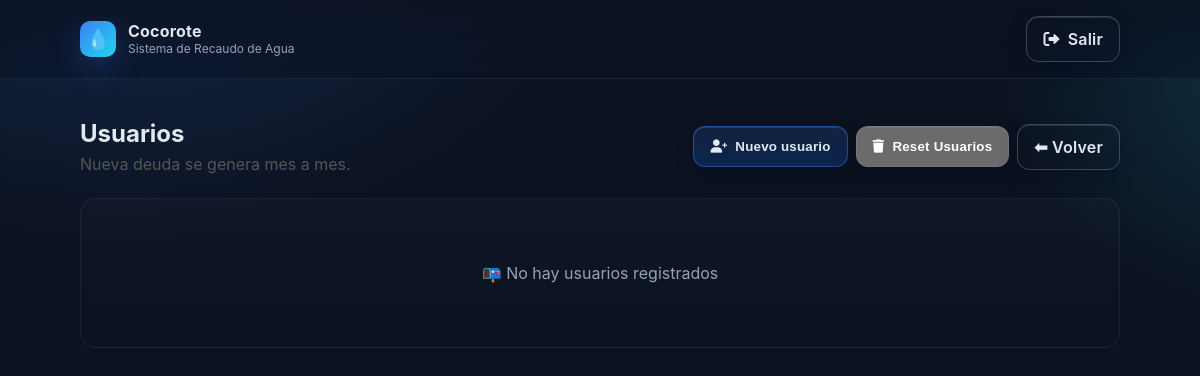
Before: /users (signed in) with the older database file.
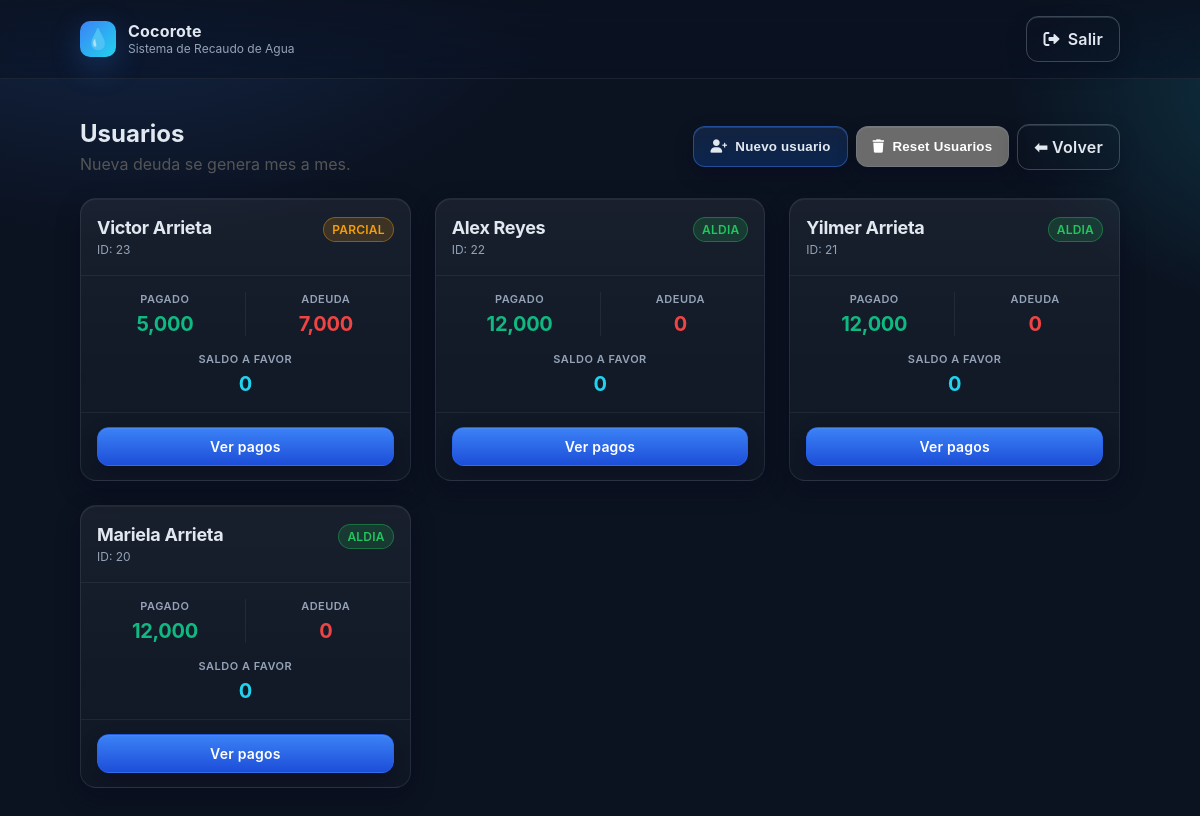
After: the same page with the newer database file.
### tables this page shows
CREATE TABLE usuarios (
            id INTEGER PRIMARY KEY AUTOINCREMENT,
            nombre TEXT NOT NULL
        , saldo_favor INTEGER DEFAULT 0);

### app.py (the view, shortened to what this page needs)
@app.route("/users", methods=["GET", "POST"])
@login_required
def users():
    error = None
    conn = get_db_connection()
    query = """
    SELECT u.id, u.nombre, u.saldo_favor,
           COALESCE(SUM(p.valor), 0) AS pagado,
           CASE WHEN COALESCE(SUM(p.valor), 0) < 12000 THEN 12000 - COALESCE(SUM(p.valor), 0) ELSE 0 END AS adeuda,
           u.saldo_favor AS saldo_favor_real,
           CASE
             WHEN COALESCE(SUM(p.valor), 0) >= 12000 THEN 'aldia'
             WHEN COALESCE(SUM(p.valor), 0) > 0 THEN 'parcial'
             ELSE 'pendiente'
           END AS estado
    FROM usuarios u
    LEFT JOIN pagos p ON p.usuario_id = u.id
    GROUP BY u.id, u.nombre, u.saldo_favor
    ORDER BY u.id DESC
    """
    usuarios = conn.execute(query).fetchall()
    conn.close()
    return render_template("users.html", usuarios=usuarios, error=error)

### app.py (called while the page is built)
def login_required(view):
    @wraps(view)
    def wrapped_view(*args, **kwargs):
        if not session.get("user"):
            return redirect(url_for("login", next=request.path))
        return view(*args, **kwargs)
    return wrapped_view

### database/database.py (called while the page is built)
def get_db_connection():
    db_path = os.path.join(os.path.dirname(__file__), 'aldiaapp.db')
    conn = sqlite3.connect(db_path)
    conn.row_factory = sqlite3.Row
    return conn

### templates/users.html (shortened to what this page needs)
<!DOCTYPE html>
<html lang="es">
<head>
    <link rel="stylesheet" href="{{ url_for('static', filename='css/style.css') }}">
    <link rel="stylesheet" href="https://cdnjs.cloudflare.com/ajax/libs/font-awesome/6.0.0/css/all.min.css">
</head>
<body>
<header class="site-header">
  <div class="brand">
    <div class="logo" aria-hidden="true">💧</div>
    <div class="brand-text">
      <span class="brand-title">Cocorote</span>
      <span class="brand-subtitle">Sistema de Recaudo de Agua</span>
    </div>
    {% if session.get('user') %}
      <a class="btn ghost" href="{{ url_for('logout') }}"><i class="fas fa-sign-out-alt"></i> Salir</a>
    {% endif %}
  </div>
</header>
<main class="container">
  <section style="margin:8px 0 18px; display:flex; justify-content:space-between; align-items:center; gap:12px; flex-wrap:wrap;">
    <div>
      <h1 style="margin:0;">Usuarios</h1>
      <p style="margin:6px 0 0; color:#555;">Nueva deuda se genera mes a mes.</p>
    </div>
    <div style="display:flex; gap:8px; align-items:center;">
      <button class="btn secondary" id="btn-toggle-add"><i class="fas fa-user-plus"></i> Nuevo usuario</button>
      <form method="POST" action="{{ url_for('reset_users') }}" id="form-reset">
        <button class="btn danger" type="submit"><i class="fas fa-trash"></i> Reset Usuarios</button>
      </form>
      <a class="btn ghost" href="/">⬅ Volver</a>
    </div>
  </section>
  <div class="cards-grid">
    {% for usuario in usuarios %}
    <div class="user-card">
      <div class="card-header">
        <div class="card-info">
          <h3 class="card-name">{{ usuario['nombre'] }}</h3>
          <p class="card-id">ID: {{ usuario['id'] }}</p>
        </div>
        {% set estado = usuario['estado'] %}
        <span class="badge {{ 'status-aldia' if estado=='aldia' else 'status-parcial' if estado=='parcial' else 'status-pendiente' }}">{{ estado }}</span>
      </div>
      <div class="card-body">
        <div class="stat-group">
          <div class="stat-item">
            <span class="stat-label">Pagado</span>
            <span class="stat-value positive">{{ '{:,.0f}'.format(usuario['pagado']) }}</span>
          </div>
          <div class="stat-item">
            <span class="stat-label">Adeuda</span>
            <span class="stat-value negative">{{ '{:,.0f}'.format(usuario['adeuda']) }}</span>
          </div>
        </div>
        <div class="stat-group">
          <div class="stat-item full-width">
            <span class="stat-label">Saldo a favor</span>
            <span class="stat-value balance">{{ '{:,.0f}'.format(usuario['saldo_favor_real']) }}</span>
          </div>
        </div>
      </div>
      <div class="card-footer">
        <a class="btn primary" href="{{ url_for('user_detail', user_id=usuario['id']) }}">Ver pagos</a>
      </div>
    </div>
    {% else %}
    <div class="empty-state">
      <p>📭 No hay usuarios registrados</p>
    </div>
    {% endfor %}
  </div>
</main>
</body>
</html>

Changed rows visible on the page:
added usuarios: nombre "Victor Arrieta", id "23", estado "PARCIAL", pagado "5,000", adeuda "7,000", saldo_favor_real "0"
added usuarios: nombre "Alex Reyes", id "22", estado "ALDIA", pagado "12,000", adeuda "0", saldo_favor_real "0"
added usuarios: nombre "Yilmer Arrieta", id "21", estado "ALDIA", pagado "12,000", adeuda "0", saldo_favor_real "0"
added usuarios: nombre "Mariela Arrieta", id "20", estado "ALDIA", pagado "12,000", adeuda "0", saldo_favor_real "0"
Other visible differences:
text no longer shown: "📭 No hay usuarios registrados"
